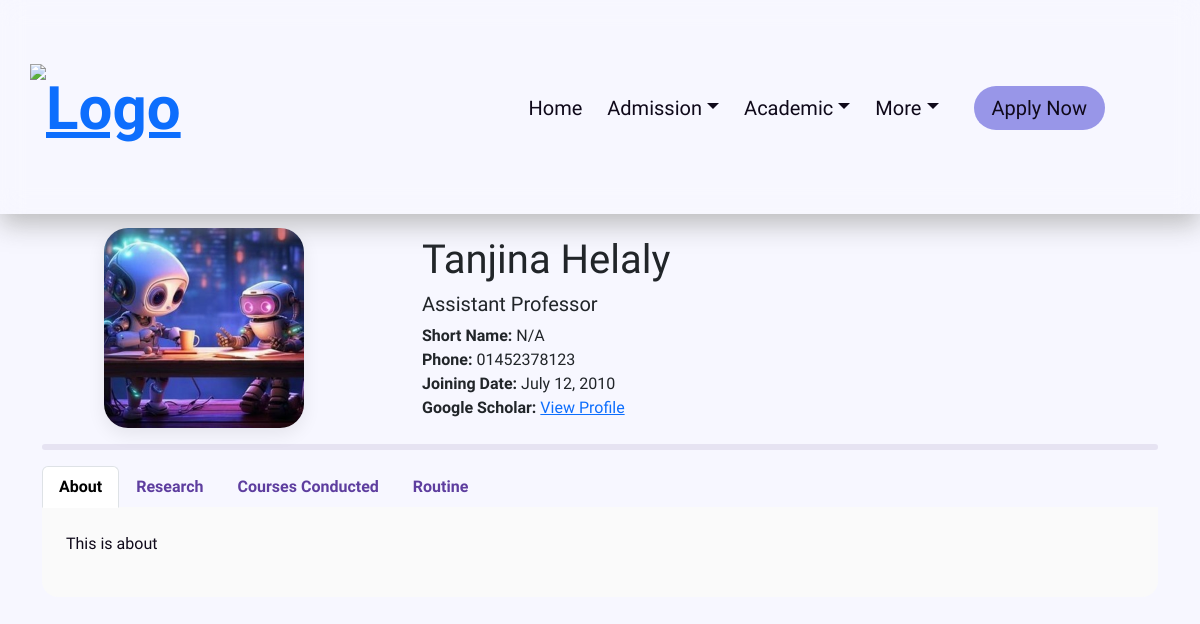
The app's page /faculty/1/ with its own data.
### faculty/models.py (models this page shows, shortened)
class Faculty(models.Model):
    DESIGNATION_CHOICES = [
        ('Professor', 'Professor'),
        ('Associate Professor', 'Associate Professor'),
        ('Assistant Professor', 'Assistant Professor'),
        ('Lecturer', 'Lecturer'),
        ('Teaching Assistant', 'Teaching Assistant'),
    ]
    user = models.OneToOneField(User, on_delete=models.CASCADE)
    name = models.CharField(max_length=50, default="Name")
    shortname = models.CharField(max_length=5, default='N/A')
    designation = models.CharField(max_length=20, choices=DESIGNATION_CHOICES, null=True)
    phone = models.CharField(max_length=11)
    bio = models.TextField(max_length=200)
    about = RichTextField(blank=True, null=True)
    profile_pic = models.ImageField(upload_to='faculty_photos/', default='defaults/faculty.png', null=True, blank=True)
    joining_date = models.DateField(null=True)
    google_scholar_url = models.URLField(max_length=255, blank=True, null=True)
    researchgate_url = models.URLField(max_length=255, blank=True, null=True)
    orcid_url = models.URLField(max_length=255, blank=True, null=True)
    scopus_url = models.URLField(max_length=255, blank=True, null=True)
    linkedin_url = models.URLField(max_length=255, blank=True, null=True)
    citation = models.PositiveIntegerField(default=0, blank=True, null=True)
    sl = models.PositiveIntegerField(validators=[MinValueValidator(1)])
    routine = models.FileField(upload_to='faculty_routines/', null=True, blank=True)
    objects = models.Manager()
    custom = FacultyManager()

### uap_cse/views.py (the view)
# urls.py: path('faculty/<int:pk>/', views.faculty_detail, name='faculty_detail'),
def faculty_detail(request, pk):
    faculty = get_object_or_404(Faculty, pk=pk)
    papers = get_or_cache_best_papers(faculty.google_scholar_url)
    return render(request, 'faculty/faculty_detail.html', {'faculty_profile': faculty, 'papers':papers})

### faculty/scholar_api.py (called while the page is built, shortened)
def get_or_cache_best_papers(google_scholar_url, limit=8, paper_update_interval=180, citation_update_interval=20):
    if not google_scholar_url:
        return []
    try:
        cache_entry = ScholarCache.objects.get(scholar_url=google_scholar_url)
    except ScholarCache.DoesNotExist:
        cache_entry = ScholarCache(scholar_url=google_scholar_url)
    now = timezone.now()
    if cache_entry.last_updated is None:
        time_since_update = timedelta(days=180)
    else:
        time_since_update = now - cache_entry.last_updated
    papers = cache_entry.papers if time_since_update < timedelta(days=paper_update_interval) else get_best_papers(google_scholar_url, limit)
    if time_since_update >= timedelta(days=paper_update_interval):
        cache_entry.papers = papers
        cache_entry.save()
    return papers

### templates/faculty/faculty_detail.html (shortened to what this page needs)
{% extends "base.html" %}
{% load static %}
{% block head %}
    <link rel="stylesheet" href="{% static 'css/faculty_detail.css' %}">
    <link rel="stylesheet" href="{% static 'css/global.css' %}">
{% endblock %}
{% block content %}
<div class="container faculty-profile">
    <div class="row align-items-center">
        <div class="col-md-4 text-center">
            <img src="{{ faculty_profile.profile_pic.url }}" alt="Profile Picture" class="profile-img">
        </div>
        <div class="col-md-8 faculty-info">
            <h1>{{ faculty_profile.name }}</h1>
            <h5>{{ faculty_profile.designation }}</h5>
            <div class="faculty-meta">
                <div><strong>Short Name:</strong> {{ faculty_profile.shortname }}</div>
                <div><strong>Phone:</strong> {{ faculty_profile.phone }}</div>
                <div><strong>Joining Date:</strong> {{ faculty_profile.joining_date }}</div>
                {% if faculty_profile.google_scholar_url %}
                <div><strong>Google Scholar:</strong> <a href="{{ faculty_profile.google_scholar_url }}" target="_blank">View Profile</a></div>
                {% endif %}
            </div>
        </div>
    </div>
    <hr class="fat_hr">
    <ul class="nav nav-tabs" id="profileTabs" role="tablist">
        <li class="nav-item" role="presentation">
            <button class="nav-link active" id="about-tab" data-bs-toggle="tab" data-bs-target="#about" type="button" role="tab">About</button>
        </li>
        <li class="nav-item" role="presentation">
            <button class="nav-link" id="research-tab" data-bs-toggle="tab" data-bs-target="#research" type="button" role="tab">Research</button>
        </li>
        <li class="nav-item" role="presentation">
            <button class="nav-link" id="courses-tab" data-bs-toggle="tab" data-bs-target="#courses" type="button" role="tab">Courses Conducted</button>
        </li>
        <li class="nav-item" role="presentation">
            <button class="nav-link" id="routine-tab" data-bs-toggle="tab" data-bs-target="#routine" type="button" role="tab">Routine</button>
        </li>
    </ul>
    <div class="tab-content" id="profileTabsContent">
        <div class="tab-pane fade show active" id="about" role="tabpanel">
            {{ faculty_profile.about|safe }}
        </div>
    </div>
</div>
{% endblock %}

### static/css/faculty_detail.css (style rules this page uses)
.profile-img { width: 200px; height: 200px; object-fit: cover; border-radius: 1.5rem; box-shadow: 0 6px 18px rgba(0, 0, 0, 0.08); margin-right: 2rem; }
.nav-tabs .nav-link { color: #5e3e9f; font-weight: 600; border: none; border-bottom: 2px solid transparent; }
.nav-tabs .nav-link.active { color: #3e2e85; border-color: #3e2e85; }
.tab-content { background: #fafafa; padding: 1.5rem; border-radius: 0 0 1rem 1rem; border-top: none; margin-top: -1px; }

### static/css/global.css (style rules this page uses)
body { font-family: 'Lexend', sans-serif; background-size: 400% 400%; margin: 0; }
.fat_hr { border: 3px solid #b3a8cb; width: 100%; border-radius: 1rem; }

### static/css/base.css (style rules this page uses)
:root { --primary-color: #9896e8; --bg-color: #f7f7ff; --bg-shade: rgba(0, 0, 0, 0.03); --txt-color: #0f091a; --shadow-color: rgba(170, 170, 170, 0.78); --secondary-color: rgba(181, 181, 238, 0.39); transition: background-color 0.3s ease-in-out, color 0.3s ease-in-out, border-color 0.3s ease-in-out; }
* { box-sizing: border-box; margin: 0; padding: 0; font-family: 'Lexend', sans-serif; transition: background-color 0.3s ease-in-out, color 0.3s ease-in-out, border-color 0.3s ease-in-out, box-shadow 0.3s ease-in-out; }
body { background-color: var(--bg-color); --header-color: var(--primary-color); }
p { font-size: 16px; line-height: 1.6; color: var(--txt-color); }

### records on screen
Faculty: profile_pic (picture), name "Tanjina Helaly", designation "Assistant Professor", shortname "N/A", phone "01452378123", joining_date "July 12, 2010", about "This is about"
